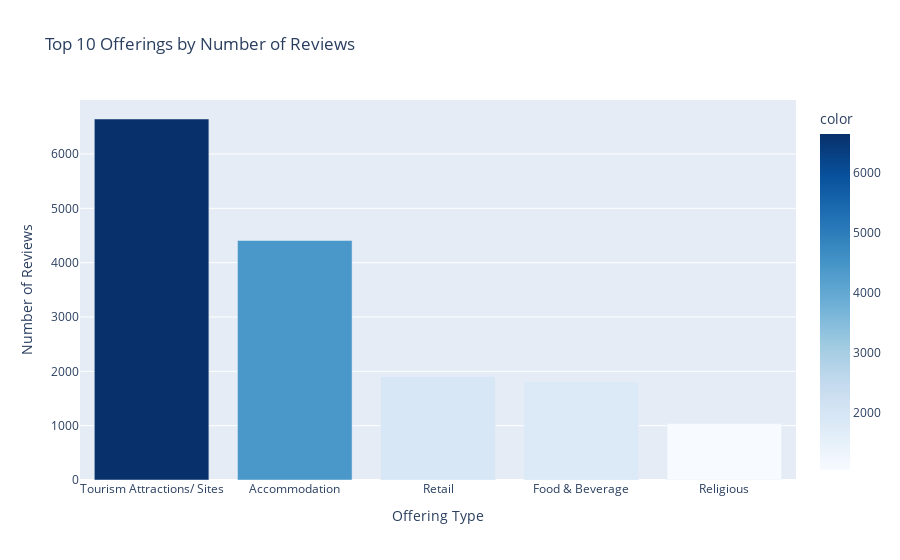
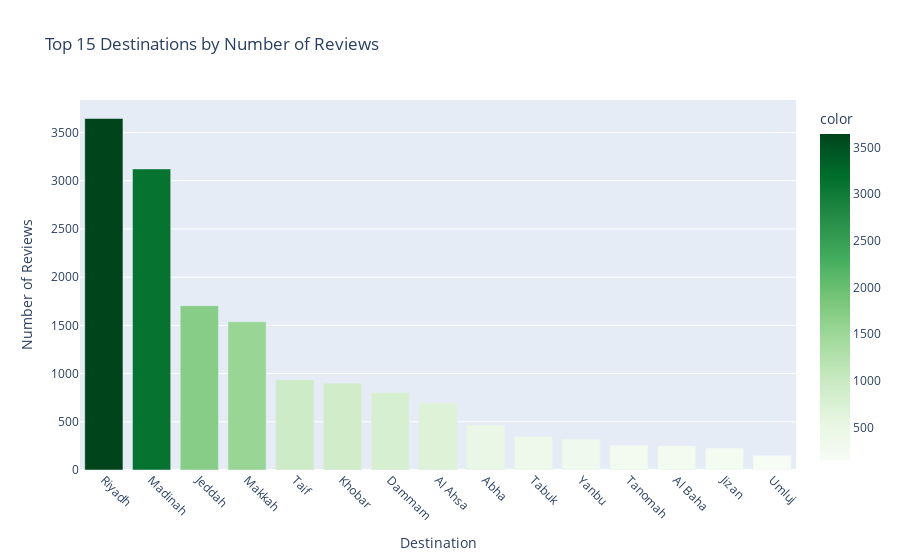

Notebook cell for these charts, in order:
### Markdown cell above
### 6.3 Offerings and Destinations Analysis

### Code cell
# Top offerings
offerings_count = df_exploded['offerings'].value_counts().head(10)
fig = px.bar(x=offerings_count.index, y=offerings_count.values,
             title='Top 10 Offerings by Number of Reviews',
             labels={'x': 'Offering Type', 'y': 'Number of Reviews'},
             color=offerings_count.values,
             color_continuous_scale='Blues')
fig.show()

# Top destinations
destinations_count = df_exploded['destinations'].value_counts().head(15)
fig2 = px.bar(x=destinations_count.index, y=destinations_count.values,
              title='Top 15 Destinations by Number of Reviews',
              labels={'x': 'Destination', 'y': 'Number of Reviews'},
              color=destinations_count.values,
              color_continuous_scale='Greens')
fig2.update_layout(xaxis_tickangle=45)
fig2.show()

print("Offerings Distribution:")
print(offerings_count)
print("\n\nDestinations Distribution:")
print(destinations_count)

### Figure 1 — Plotly figure (JSON) as saved in the notebook; plotly's stock layout.template omitted (floating-point values rounded to 4 significant figures)
{"data": [{"hovertemplate": "Offering Type=%{x}<br>Number of Reviews=%{y}<br>color=%{marker.color}<extra></extra>", "legendgroup": "", "marker": {"color": [6644, 4409, 1907, 1809, 1038], "coloraxis": "coloraxis", "pattern": {"shape": ""}}, "name": "", "orientation": "v", "showlegend": false, "textposition": "auto", "type": "bar", "x": ["Tourism Attractions/ Sites", "Accommodation", "Retail", "Food & Beverage", "Religious"], "xaxis": "x", "y": [6644, 4409, 1907, 1809, 1038], "yaxis": "y"}], "layout": {"barmode": "relative", "coloraxis": {"colorbar": {"title": {"text": "color"}}, "colorscale": [[0, "rgb(247,251,255)"], [0.125, "rgb(222,235,247)"], [0.25, "rgb(198,219,239)"], [0.375, "rgb(158,202,225)"], [0.5, "rgb(107,174,214)"], [0.625, "rgb(66,146,198)"], [0.75, "rgb(33,113,181)"], [0.875, "rgb(8,81,156)"], [1, "rgb(8,48,107)"]]}, "legend": {"tracegroupgap": 0}, "title": {"text": "Top 10 Offerings by Number of Reviews"}, "xaxis": {"anchor": "y", "domain": [0, 1], "title": {"text": "Offering Type"}}, "yaxis": {"anchor": "x", "domain": [0, 1], "title": {"text": "Number of Reviews"}}}}

### Figure 2 — Plotly figure (JSON) as saved in the notebook; plotly's stock layout.template omitted (floating-point values rounded to 4 significant figures)
{"data": [{"hovertemplate": "Destination=%{x}<br>Number of Reviews=%{y}<br>color=%{marker.color}<extra></extra>", "legendgroup": "", "marker": {"color": [3646, 3123, 1704, 1538, 936, 901, 803, 697, 466, 351, 319, 257, 252, 228, 152], "coloraxis": "coloraxis", "pattern": {"shape": ""}}, "name": "", "orientation": "v", "showlegend": false, "textposition": "auto", "type": "bar", "x": ["Riyadh", "Madinah", "Jeddah", "Makkah", "Taif", "Khobar", "Dammam", "Al Ahsa", "Abha", "Tabuk", "Yanbu", "Tanomah", "Al Baha", "Jizan", "Umluj"], "xaxis": "x", "y": [3646, 3123, 1704, 1538, 936, 901, 803, 697, 466, 351, 319, 257, 252, 228, 152], "yaxis": "y"}], "layout": {"barmode": "relative", "coloraxis": {"colorbar": {"title": {"text": "color"}}, "colorscale": [[0, "rgb(247,252,245)"], [0.125, "rgb(229,245,224)"], [0.25, "rgb(199,233,192)"], [0.375, "rgb(161,217,155)"], [0.5, "rgb(116,196,118)"], [0.625, "rgb(65,171,93)"], [0.75, "rgb(35,139,69)"], [0.875, "rgb(0,109,44)"], [1, "rgb(0,68,27)"]]}, "legend": {"tracegroupgap": 0}, "title": {"text": "Top 15 Destinations by Number of Reviews"}, "xaxis": {"anchor": "y", "domain": [0, 1], "tickangle": 45, "title": {"text": "Destination"}}, "yaxis": {"anchor": "x", "domain": [0, 1], "title": {"text": "Number of Reviews"}}}}
